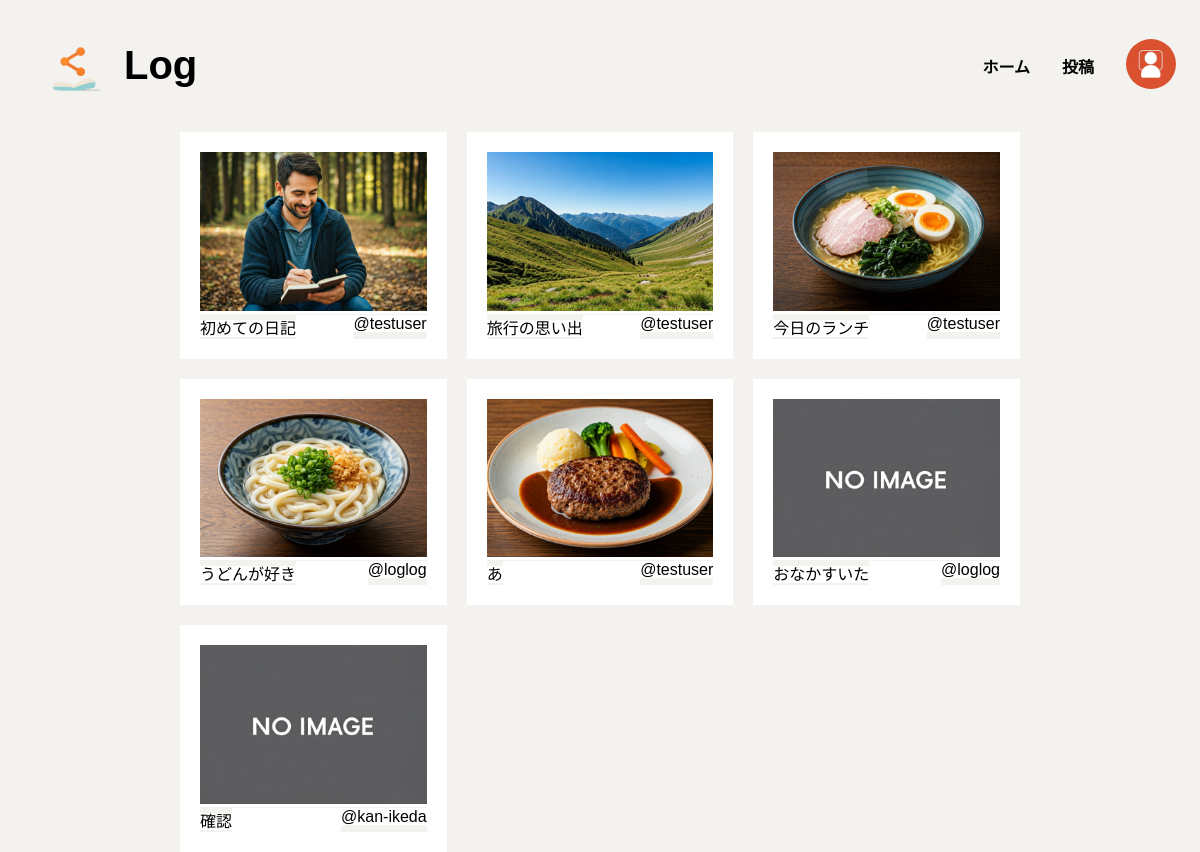
The app's page /, older data.
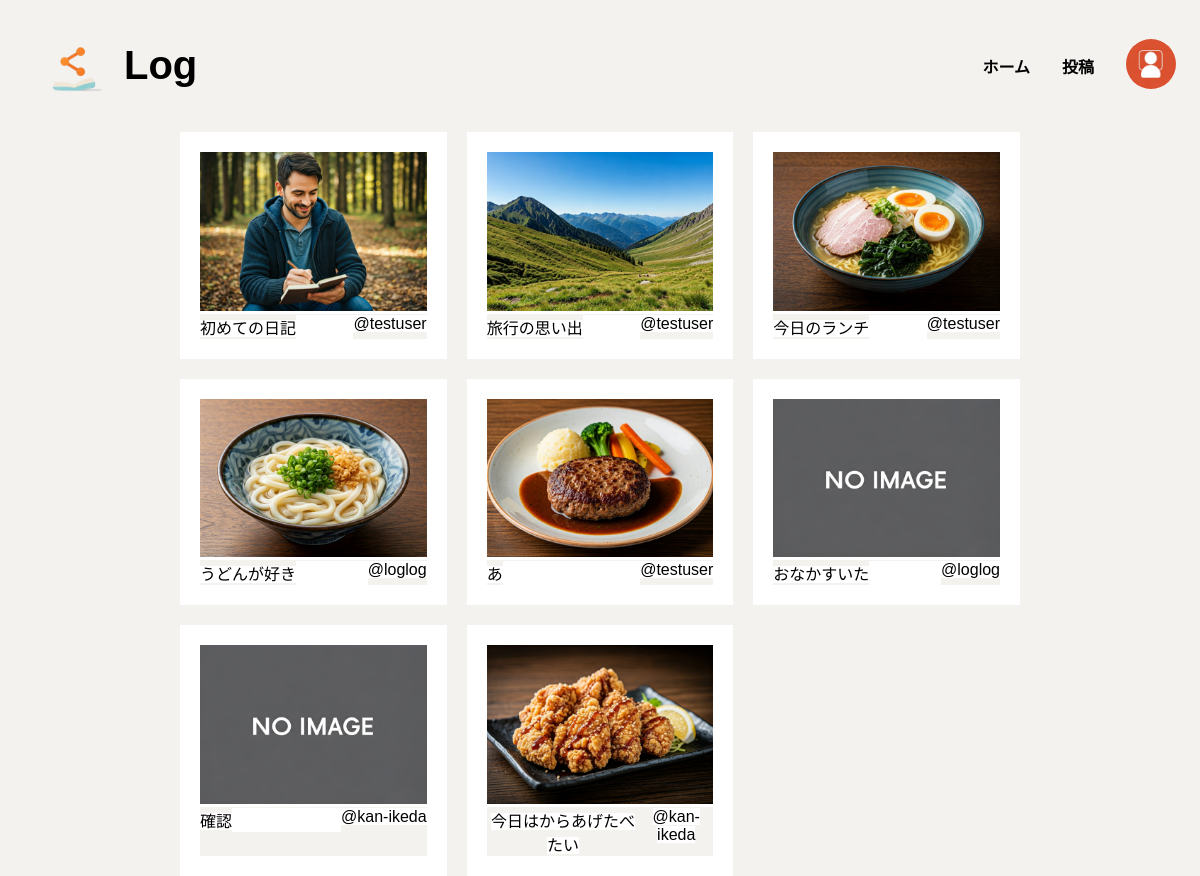
The same page, newer data.
### mylog/models.py (models this page shows, shortened)
class Log(models.Model):
    title = models.CharField('タイトル', max_length=100)
    image = models.ImageField('画像', upload_to='logs/', blank=True, null=True)
    date = models.DateField('日付', auto_now_add=True)
    author = models.ForeignKey(User, on_delete=models.CASCADE, verbose_name='作者')
    content = models.TextField('内容', blank=True, null=True)
    tags = models.ManyToManyField(Tag, related_name='タグ')
    datetime = models.DateTimeField(auto_now_add=True)

### mylog/views.py (the view)
# urls.py: path('',views.LogListView.as_view(), name='log_list'), #ホーム（日記一覧）
class LogListView(ListView):
    model = Log
    template_name = 'mylog/log_list.html'
    context_object_name = 'logs'
    ordering = ['-datetime']

### templates/mylog/log_list.html (shortened to what this page needs)
{% extends 'base.html' %}
{% load static %}
{% block extra_css %}
<link rel="stylesheet" type="text/css" href="{% static 'css/log_list.css' %}">
{% endblock %}
{% block content %}
<div class="body">
    {% for log in logs %}
    <div class="logs">
        <div class="logs_area">
            <div class="log">
                {% if log.image %}
                    <div class="log_img">
                        <a href="{% url 'mylog:log_detail' log.pk %}" class="bg-w">
                            <img src="{{ log.image.url }}" alt="投稿画像">
                        </a>
                    </div>
                {% else %}
                    <div class="log_img">
                        <a href="{% url 'mylog:log_detail' log.pk %}" class="bg-w">
                            <img src="{% static 'images/NoImage.jpg' %}" alt="投稿画像">
                        </a>
                    </div>
                {% endif %}
                <div class="title_user">
                    <div class="log_title">
                        <a href="{% url 'mylog:log_detail' log.pk %}" class="bg-w">
                            {{ log.title }}
                        </a>
                    </div>
                    <div class="log_user">
                        <a href="{% url 'mylog:log_detail' log.pk %}" class="bg-w">
                            @{{ log.author}}
                        </a>
                    </div>
                </div>
            </div>
        </div>
    </div>
    {% endfor %}
</div>
{% endblock %}

Row changes from the older to the newer data that the page shows:
added Log: image (picture), title "今日はからあげたべたい", author "kan-ikeda"
